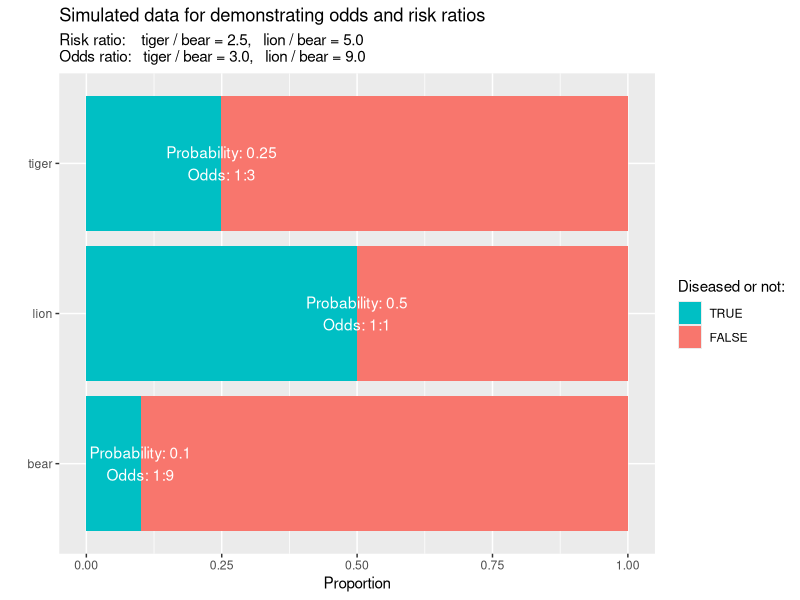

Generate this figure with R: (Note: this script raises an error after producing the figure.)
library(tidyverse)
library(scales)
library(viridis)

set.seed(765)
n <- 100000
data <- data_frame(
  animal_ = sample(c("lion", "tiger", "bear"), size = n, replace = TRUE, prob = c(0.2, 0.3, 0.5))
) %>%
  mutate(diseased = case_when(
    animal_ == "lion"  ~ sample(0:1, size = n, replace = TRUE, prob = c(0.5, 0.5)),
    animal_ == "tiger" ~ sample(0:1, size = n, replace = TRUE, prob = c(0.75, 0.25)),
    animal_ == "bear" ~ sample(0:1, size = n, replace = TRUE, prob = c(0.9, 0.1))
  )) 

true_props <- data %>%
  group_by(animal_) %>%
  summarise(diseased = round(mean(diseased), 2)) %>%
  mutate(odds = c("1:9", "1:1", "1:3"),
         lab = paste0("Probability: ", diseased, "\nOdds: ", odds))

svg("../img/0131-data.svg", 8, 4)
ggplot(data, aes(fill = as.logical(diseased), x = animal_)) +
  geom_bar(position = "fill") +
  geom_text(data = true_props, aes(label = lab, y = diseased), colour = "white") +
  labs(x = "", y = "Proportion", fill = "Diseased or not:") +
  guides(fill = guide_legend(reverse = TRUE)) +
  coord_flip() +
  ggtitle("Simulated data for demonstrating odds and risk ratios",
          "Risk ratio:    tiger / bear = 2.5,   lion / bear = 5.0\nOdds ratio:   tiger / bear = 3.0,   lion / bear = 9.0")
dev.off()

# Correct risk ratio is lion:bear = 5, tiger:bear = 2.5
# Correct odds ratio is lion:bear = 9, tiger:bear 3

# Risk ratio:
model_1 <- glm(diseased ~ animal_, family = quasipoisson, data = data)
exp(coef(model_1))[-1]

# Odds ratio:
model_2 <- glm(diseased ~ animal_, family = quasibinomial, data = data)
exp(coef(model_2))[-1]

# Risk ratio:
model_3 <- glm(diseased ~ animal_, family = quasi(link = "log", variance = "mu"), data = data)
exp(coef(model_3))[-1]

# Odds ratio:
model_4 <- glm(diseased ~ animal_, family = quasi(link = "logit", variance = "mu(1-mu)"), start = c(0,0,0),data = data)
exp(coef(model_4))[-1]

# Risk ratio:
model_5 <- glm(diseased ~ animal_, family = poisson, data = data)
exp(coef(model_5))[-1]

# Odds ratio:
model_6 <- glm(diseased ~ animal_, family = binomial, data = data)
exp(coef(model_6))[-1]

exp(confint(model_1))[-1, ]
exp(confint(model_3))[-1, ]
exp(confint(model_5))[-1, ]

c(summary(model_1)$dispersion, summary(model_3)$dispersion)


# Models 1 and 3 give identical results.  Model 5 has a *larger* confidence interval, because models 1 and 3
# estimate the dispersion factor at 0.7 (ie that the response is under-dispersed compared to a "real" Poisson)
# whereas Model 5 forces the dispersion parameter to be 1.0


exp(confint(model_2))[-1, ]
exp(confint(model_4))[-1, ]
exp(confint(model_6))[-1, ]

c(summary(model_2)$dispersion, summary(model_4)$dispersion)

# For the binmial models, even when the quasi families are use dthe dispersion parameter is estimated
# to be 1.000332 so model_6 gives practically identical confidence intervals

# Note that although the point estimates are biased, the confidence intervals all contain the correct value

convert_pngs("0131")
